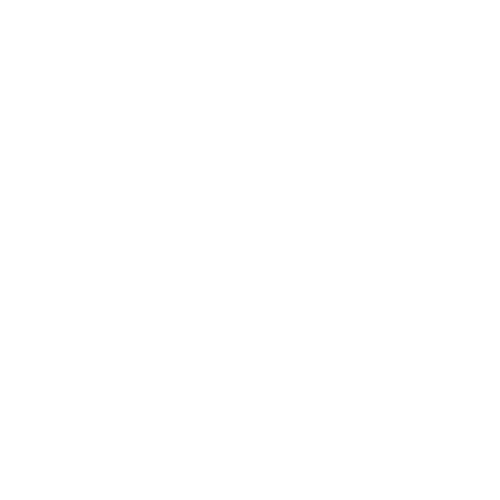
Frame 1 (no input)
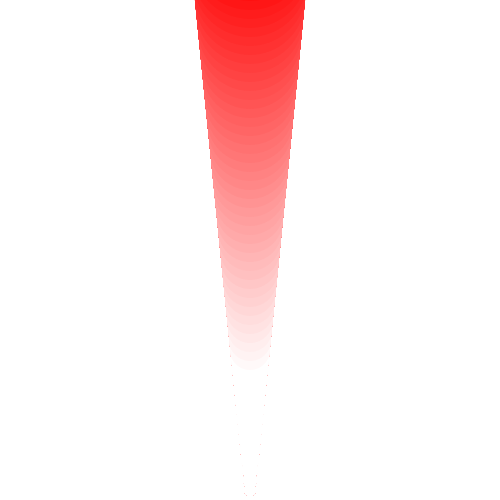
Frame 60 (the mouse pressed at the canvas centre just before this capture)
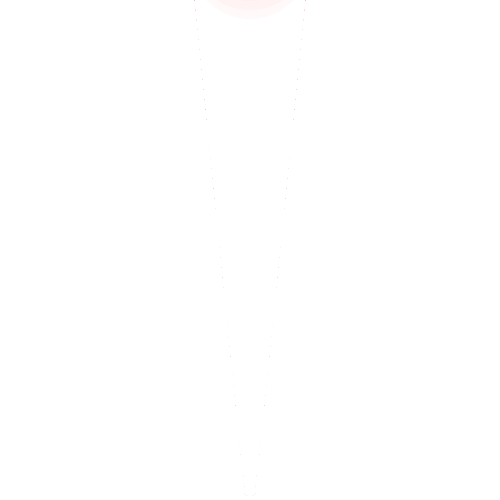
Frame 120 (the mouse held since frame 60 and released just before this capture)

The Processing sketch that drew these frames (run headless with seeded random() and noise(); from frame 60 on, the mouse is pressed at the canvas centre):

// Processing sketch: Ball_orignal
// ── Ball_orignal.pde
Ball[] ball = new Ball[100];
float x = width/2 ,y = height,ch = 200,cs = 90,cb = 99; 
int i=0,j=0;
 
void setup(){
  size(500,500);
  colorMode(HSB,ch,cs,cb);
  background(0,0,99);
  frameRate(50);
  smooth();
  ellipseMode(CENTER);
  for(j = 0;j < 100;j++){
    ball[j] = new Ball(x,y,ch,cs,cb,j);
  }
}

void draw(){
  for(j = 0 ; j < i ; j++){
    ball[j].move();
    ball[j].display();
  }
  if(frameCount % 1 == 0){
    i++;
   }
   if(i > 98){
     i = 0;
   }
   
}

/*void mouseReleased(){
  i += 1;  
  if(i == 19){
    i = 0;
  }  
}
*/




// ── Ball.pde
class Ball{
  float bx,by,ba,bb,clh,cls,clb,bj;
  
  Ball(float x,float y,float ch,float cs,float cb,float j){
    bx = 10;
    by = 10;
    clh = ch;
    cls = cs;
    clb = cb;  
    bj = j;
    
  }  
    
  void move(){
    cls -= 2;
 //   bx += 3;
 //   by += 3;
  }
  void display(){
    noStroke();
    fill(clh,cls,clb);
    ellipse(width/2,height-bj*10,bx+j*2,by+j*2);
  }
}
